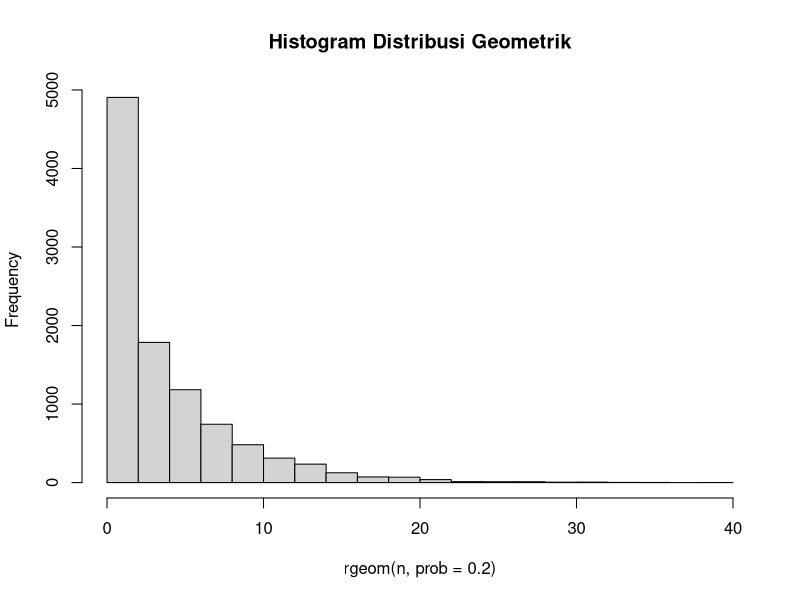

Generate this figure with R:
#1.Seorang penyurvei secara acak memilih orang-orang di jalan sampai dia bertemu dengan seseorang yang menghadiri acara vaksinasi sebelumnya.
#1.A.Berapa peluang penyurvei bertemu x = 3 orang yang tidak menghadiri acara vaksinasi sebelum keberhasilan pertama ketika p = 0,20 dari populasi menghadiri acara vaksinasi ?(distribusi Geometrik)
x <- 3
p <- 0.20
dgeom(x-1,p)

#1.B.Mean Distribusi Geometrik dengan 10000 data random , prob = 0,20 dimana distribusigeometrik acak tersebut X = 3 ( distribusi geometrik acak () == 3 )
set.seed(0) 
n=10000
rgeom(n,p)
rgeom(n,p)==3
mean(rgeom(n,p)==3)

#1.C.Bandingkan Hasil poin a dan b , apa kesimpulan yang bisa didapatkan?
#Poin a = 0.128 dan b = 0.107.
#Saya berkesimpulan bahwa poin A (distribusi geometrik) adalah estimasi/mean dari poin B (distribusi acak), karena ketika di-generate hasil dari mean(rgeom(n,p) == 3) tidak berbeda jauh dengan dgeom(x-1,p).

#1.D Histogram Distribusi Geometrik , Peluang X = 3 gagal Sebelum Sukses Pertama
hist(rgeom(n, prob = 0.20), main = 'Histogram Distribusi Geometrik')

#1.E.Nilai Rataan (μ) dan Varian (σ2) dari Distribusi Geometrik.
#nilai Rataan
rataan = n * (prob = p)
rataan
#Varian
varian = rataan * (1 - (prob = p))
varian
